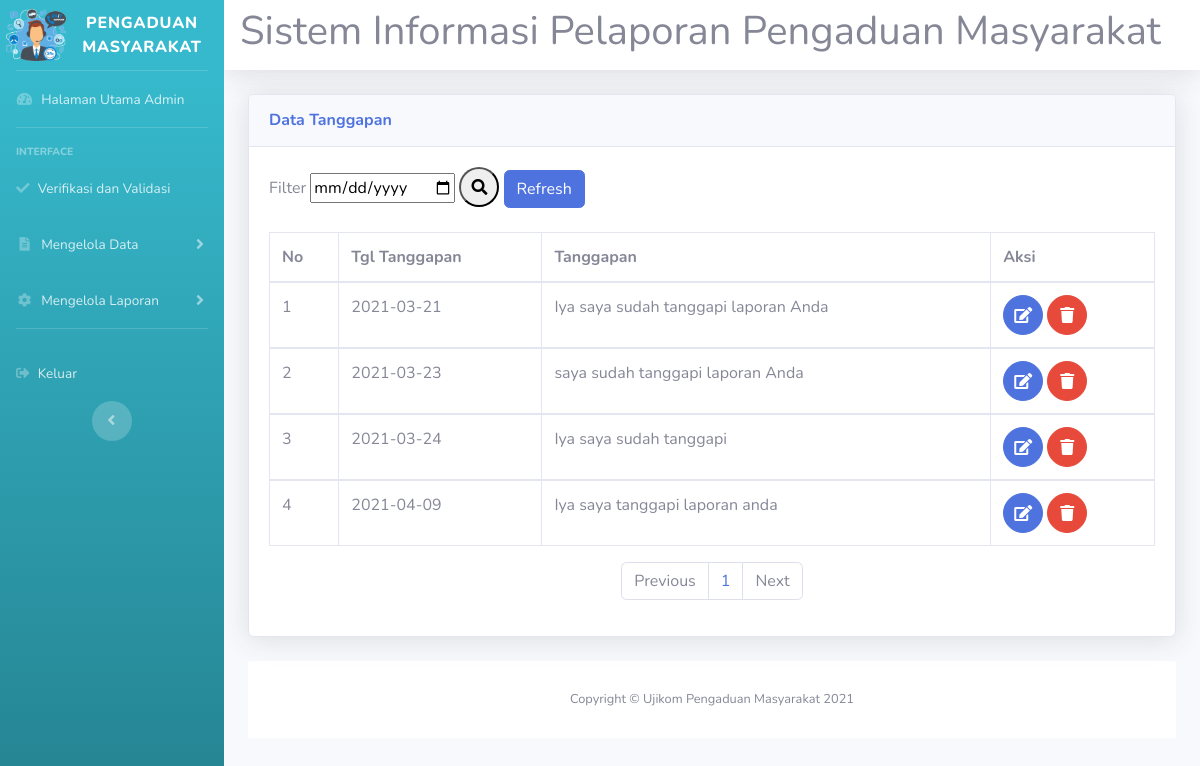
Page /aplikasi_pengaduanmasyarakat/admin/rifki_admin.php?url=rifki_lihattanggapan on the committed database.
### tables this page shows
CREATE TABLE `rifki_tanggapan` (
  `rifki_id_tanggapan` int(11) NOT NULL,
  `rifki_id_pengaduan` int(11) NOT NULL,
  `rifki_tgl_tanggapan` date NOT NULL,
  `rifki_tanggapan` text NOT NULL,
  `rifki_id_petugas` int(11) NOT NULL
);

### aplikasi_pengaduanmasyarakat/admin/rifki_lihattanggapan.php (the view, shortened to what this page needs)
<!DOCTYPE html>
<html lang="en">
<head>
  <link href="vendor/fontawesome-free/css/all.min.css" rel="stylesheet" type="text/css">
  <link href="css/sb-admin-2.min.css" rel="stylesheet">
</head>
<body id="page-top">
          <div class="card shadow mb-4">
            <div class="card-header py-3">
              <h6 class="m-0 font-weight-bold text-primary">Data Tanggapan</h6>
            </div>
            <div class="card-body">
              <form action="" method="post" align="left">
                <label>Filter</label>
                <input class="search" type="date" name="cari" placeholder="search Tanggal">
                <button class="btn-circle" type="submit" name="submit"><i class="fa fa-search"></i></button>
                <a href="?url=rifki_lihatmasyarakat" class="btn btn-primary">Refresh</a>
              </form><br>
              <div class="table-responsive">
                <table class="table table-bordered" id="dataTable" width="100%" cellspacing="0">
                  <thead>
                    <tr>
                      <th>No</th>
                      <th>Tgl Tanggapan</th>
                      <th>Tanggapan</th>
                      <th>Aksi</th>
                    </tr>
                  </thead>
                  <?php
                  include '../rifki_koneksi.php';
                  $batas = 10;
                  $halaman = isset($_GET['halaman'])?(int)$_GET['halaman'] : 1;
                  $halaman_awal = ($halaman>1) ? ($halaman * $batas) - $batas : 0;
                  $previous = $halaman - 1;
                  $next = $halaman + 1;
                  $data = mysqli_query($koneksi,"select * from rifki_tanggapan");
                  $jumlah_data = mysqli_num_rows($data);
                  $total_halaman = ceil($jumlah_data / $batas);
                  $no_urut = 0;
                  $cari = @$_POST['cari'];
                  $sql = mysqli_query($koneksi,"SELECT * FROM rifki_tanggapan WHERE rifki_tgl_tanggapan LIKE '%$cari%' limit $halaman_awal, $batas");
                  while ($data=mysqli_fetch_array($sql)) {
                    $no_urut++;
                  ?>
                  <tbody>
                    <tr>
                      <td><?php echo $no_urut?></td>
                      <td><?php echo $data['rifki_tgl_tanggapan']?></td>
                      <td><?php echo $data['rifki_tanggapan']?></td>
                      <td>
                        <a href="rifki_admin.php?url=rifki_edittanggapan&id=<?php echo $data['rifki_id_tanggapan']; ?>" class="btn btn-primary btn-circle" onclick="return confirm('Yakin Mau Edit Data?')">
                          <i class="fa fa-edit"></i>
                        </a>
                        <a href="rifki_deletetanggapan.php?id=<?php echo $data['rifki_id_tanggapan']?>" class="btn btn-danger btn-circle" onclick="return confirm('Yakin Mau Hapus Data?')">
                          <i class="fa fa-trash"></i>
                        </a>
                      </td>
                    </tr>
                    <?php
}
?>
                    </tbody>
                  </table>
                  <nav>
      <ul class="pagination justify-content-center">
        <li class="page-item">
          <a class="page-link" <?php if($halaman > 1){ echo "href='?url=rifki_lihattanggapan&halaman=$previous'"; } ?>>Previous</a>
        </li>
        <?php
        for($x=1;$x<=$total_halaman;$x++){
          ?>
          <li class="page-item"><a class="page-link" href="?url=rifki_lihattanggapan&halaman=<?php echo $x ?>"><?php echo $x; ?></a></li>
          <?php
        }
        ?>
        <li class="page-item">
          <a  class="page-link" <?php if($halaman < $total_halaman) { echo "href='?url=rifki_lihattanggapan&halaman=$next'"; } ?>>Next</a>
        </li>
      </ul>
    </nav>
                </div>
</body>
</html>

### rows in the picture
rifki_tanggapan: rifki_tgl_tanggapan "2021-03-21", rifki_tanggapan "Iya saya sudah tanggapi laporan Anda"
rifki_tanggapan: rifki_tgl_tanggapan "2021-03-23", rifki_tanggapan "saya sudah tanggapi laporan Anda"
rifki_tanggapan: rifki_tgl_tanggapan "2021-03-24", rifki_tanggapan "Iya saya sudah tanggapi"
rifki_tanggapan: rifki_tgl_tanggapan "2021-04-09", rifki_tanggapan "Iya saya tanggapi laporan anda"
